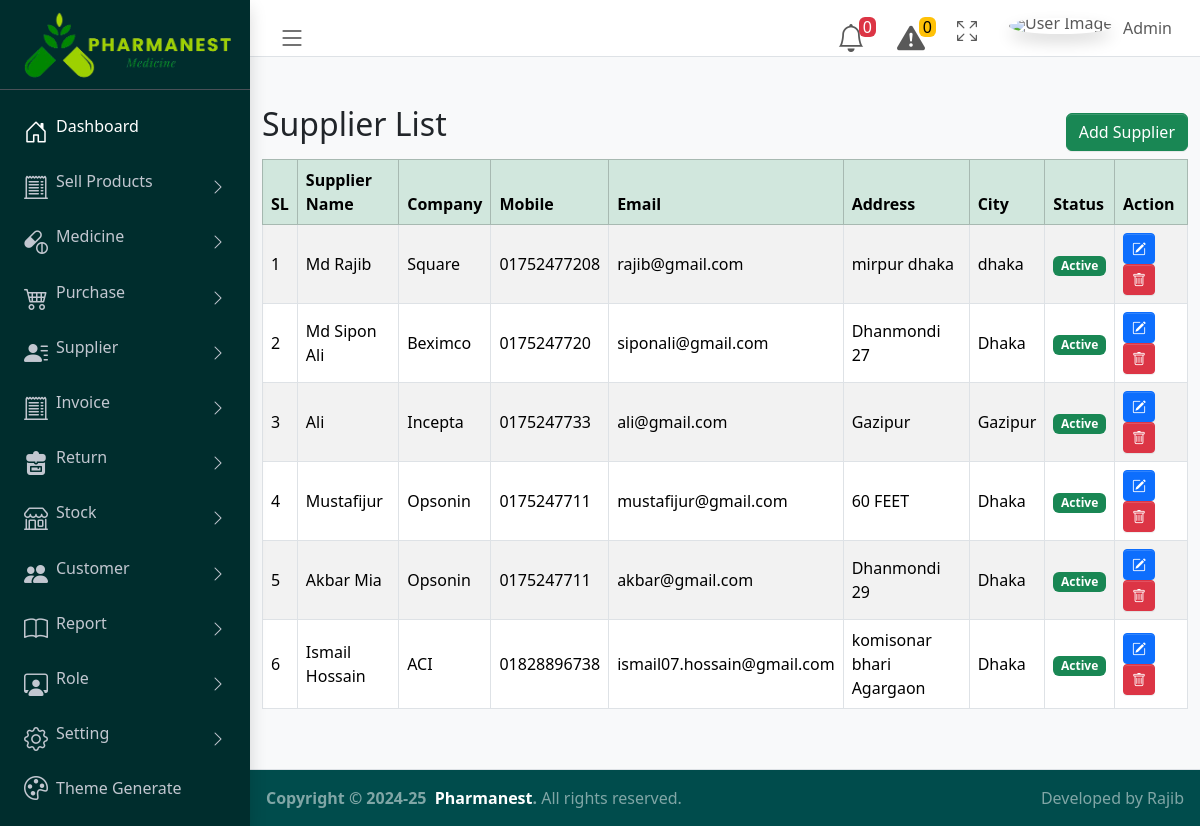
The app's page /add_supplier_list.php (signed in) with its own data.
### tables this page shows
CREATE TABLE `supplier_add` (
  `id` int(10) NOT NULL,
  `supplier_name` varchar(100) NOT NULL,
  `company` varchar(100) NOT NULL,
  `mobile` varchar(15) NOT NULL,
  `email` varchar(100) NOT NULL,
  `address` varchar(200) NOT NULL,
  `city` varchar(100) NOT NULL,
  `state` varchar(100) NOT NULL,
  `balance` double(10,2) DEFAULT NULL,
  `status` int(10) NOT NULL
);

### add_supplier_list.php (the view, shortened to what this page needs)
 <?php require_once './config/config.php';?>
 <?php  include("./pages/common_pages/header.php");?>
 <?php include("./pages/common_pages/navber.php");?>
 <?php include("./pages/common_pages/sidebar.php");?>
    <main  class="app-main">
   <section>
   <div class="container my-5">
        <div class="d-flex justify-content-between">
        <h2 class="">Supplier List</h2>
            <div>
            <a href="add_supplier.php" class="btn btn-success d-block my-2" role="button">
        Add Supplier
        </a>
            </div>
        </div>
        <table class="table table-striped table-bordered align-middle">
            <thead class="table-success">
                <tr>
                    <th scope="col">SL</th>
                    <th scope="col">Supplier Name</th>
                    <th scope="col">Company</th>
                    <th scope="col">Mobile</th>
                    <th scope="col">Email</th>
                    <th scope="col">Address</th>
                    <th scope="col">City</th>
                    <th scope="col">Status</th>
                    <th scope="col">Action</th>
                </tr>
            </thead>
            <tbody>
            <?php
                    $active_supplier='';
                    $supplier_list = $db->query("SELECT * FROM supplier_add");
                    if($supplier_list->num_rows > 0){
                      $counter = 1;
                      while (list($id,$supplier_name,$company,$mobile,$email,$address,$city,$state,$balance,$status) = $supplier_list->fetch_row()) {
                        if($status == 1) {
                          $active_supplier = "<span class='badge bg-success'>Active</span>";
                        } else {
                          $active_supplier = "<span class='badge bg-warning text-dark'>Inactive</span>";
                        }
                              echo "<tr>
                              <td>$counter</td>
                              <td>$supplier_name</td>
                              <td>$company</td>
                              <td>$mobile</td>
                              <td>$email</td>
                              <td>$address</td>
                              <td>$city</td>
                              <td>$active_supplier</td>
                              <td>
                                  <a href='./edito_form_supplier.php?id=$id''
                                  class='btn btn-primary btn-sm text-white me-2'
                                  data-bs-toggle='tooltip'
                                  title='Edit'>
                                  <i class='bi bi-pencil-square'></i>
                                  </a>
                                  <a href='./php_action/delete_supplier.php?id=$id' class='btn btn-danger btn-sm text-white' data-bs-toggle='tooltip'
                                  title='Delete'>
                                  <i class='bi bi-trash'></i>
                                  </a>
                              </td>
                          </tr>";
                          $counter++;
                      }
                    }else{
                      echo "
                      <p class='text-center text-muted bg-light py-3 rounded border'>
                        <i class='bi bi-info-circle me-2'></i> No categories available at the moment.
                      </p>
                          ";
                    }
            ?>
            </tbody>
        </table>
    </div>
   </section>
  </main>
<?php include("./pages/common_pages/footer.php");?>

### records on screen
supplier_add: supplier_name "Md Rajib", company "Square", mobile "01752477208", email "rajib@gmail.com", address "mirpur dhaka", city "dhaka", status "Active"
supplier_add: supplier_name "Md Sipon Ali", company "Beximco", mobile "0175247720", email "siponali@gmail.com", address "Dhanmondi 27", city "Dhaka", status "Active"
supplier_add: supplier_name "Ali", company "Incepta", mobile "0175247733", email "ali@gmail.com", address "Gazipur", city "Gazipur", status "Active"
supplier_add: supplier_name "Mustafijur", company "Opsonin", mobile "0175247711", email "mustafijur@gmail.com", address "60 FEET", city "Dhaka", status "Active"
supplier_add: supplier_name "Akbar Mia", company "Opsonin", mobile "0175247711", email "akbar@gmail.com", address "Dhanmondi 29", city "Dhaka", status "Active"
supplier_add: supplier_name "Ismail Hossain", company "ACI", mobile "01828896738", email "ismail07.hossain@gmail.com", address "komisonar bhari Agargaon", city "Dhaka", status "Active"
